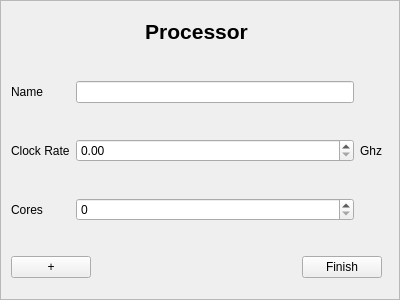
<?xml version="1.0" encoding="UTF-8"?>
<ui version="4.0">
 <class>ProcessorInputArea</class>
 <widget class="QScrollArea" name="ProcessorInputArea">
  <property name="geometry">
   <rect>
    <x>0</x>
    <y>0</y>
    <width>400</width>
    <height>300</height>
   </rect>
  </property>
  <property name="windowTitle">
   <string>ScrollArea</string>
  </property>
  <property name="widgetResizable">
   <bool>true</bool>
  </property>
  <widget class="QWidget" name="scrollAreaWidgetContents">
   <property name="geometry">
    <rect>
     <x>0</x>
     <y>0</y>
     <width>398</width>
     <height>298</height>
    </rect>
   </property>
   <widget class="QWidget" name="verticalLayoutWidget">
    <property name="geometry">
     <rect>
      <x>10</x>
      <y>10</y>
      <width>371</width>
      <height>41</height>
     </rect>
    </property>
    <layout class="QVBoxLayout" name="verticalLayout">
     <item>
      <widget class="QLabel" name="label">
       <property name="font">
        <font>
         <pointsize>16</pointsize>
         <weight>75</weight>
         <bold>true</bold>
        </font>
       </property>
       <property name="text">
        <string>Processor</string>
       </property>
       <property name="alignment">
        <set>Qt::AlignCenter</set>
       </property>
      </widget>
     </item>
    </layout>
   </widget>
   <widget class="QWidget" name="gridLayoutWidget">
    <property name="geometry">
     <rect>
      <x>10</x>
      <y>50</y>
      <width>371</width>
      <height>201</height>
     </rect>
    </property>
    <layout class="QGridLayout" name="gridLayout">
     <item row="2" column="2">
      <widget class="QDoubleSpinBox" name="doubleSpinBox"/>
     </item>
     <item row="1" column="2">
      <widget class="QLineEdit" name="lineEdit"/>
     </item>
     <item row="1" column="0">
      <widget class="QLabel" name="label_2">
       <property name="text">
        <string>Name</string>
       </property>
      </widget>
     </item>
     <item row="2" column="0">
      <widget class="QLabel" name="label_3">
       <property name="text">
        <string>Clock Rate</string>
       </property>
      </widget>
     </item>
     <item row="2" column="3">
      <widget class="QLabel" name="label_4">
       <property name="text">
        <string>Ghz</string>
       </property>
      </widget>
     </item>
     <item row="3" column="0">
      <widget class="QLabel" name="label_5">
       <property name="text">
        <string>Cores</string>
       </property>
      </widget>
     </item>
     <item row="3" column="2">
      <widget class="QSpinBox" name="spinBox"/>
     </item>
    </layout>
   </widget>
   <widget class="QWidget" name="verticalLayoutWidget_2">
    <property name="geometry">
     <rect>
      <x>10</x>
      <y>250</y>
      <width>371</width>
      <height>32</height>
     </rect>
    </property>
    <layout class="QHBoxLayout" name="horizontalLayout">
     <item>
      <widget class="QPushButton" name="pushButton">
       <property name="text">
        <string>+</string>
       </property>
      </widget>
     </item>
     <item>
      <spacer name="horizontalSpacer">
       <property name="orientation">
        <enum>Qt::Horizontal</enum>
       </property>
       <property name="sizeHint" stdset="0">
        <size>
         <width>40</width>
         <height>20</height>
        </size>
       </property>
      </spacer>
     </item>
     <item>
      <widget class="QPushButton" name="pushButton_2">
       <property name="text">
        <string>Finish</string>
       </property>
      </widget>
     </item>
    </layout>
   </widget>
  </widget>
 </widget>
 <resources/>
 <connections/>
</ui>
